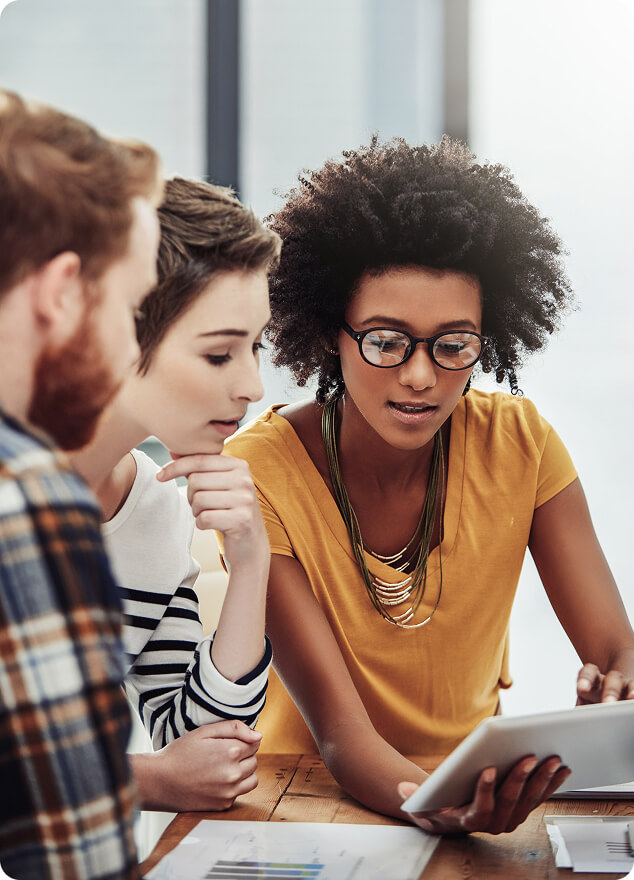
#> input picture src/assets/about.jpg, 634 x 880 px
$ python remove_bg.py src/assets/about.jpg src/assets/case-campaign-plan.jpg
#> lines starting #> are read from the running program, lines starting #| are printed output that depends on the picture
import sys
from PIL import Image

def remove_white_bg(image_path, output_path, tolerance=25):
#> called with image_path = 'src/assets/about.jpg', output_path = 'src/assets/case-campaign-plan.jpg', tolerance = 25
    img = Image.open(image_path).convert("RGBA")
    data = img.getdata()

    new_data = []
    for item in data:
        # Check if the pixel is close to white
        if item[0] > 255 - tolerance and item[1] > 255 - tolerance and item[2] > 255 - tolerance:
            # Make the pixel transparent
            new_data.append((255, 255, 255, 0))
        else:
            new_data.append(item)
#> this loop made 557920 passes
#> item on passes 1 to 3: (254, 255, 255, 255), (253, 255, 254, 255), (253, 253, 253, 255)
#> after the loop, new_data = 557920 items

    img.putdata(new_data)
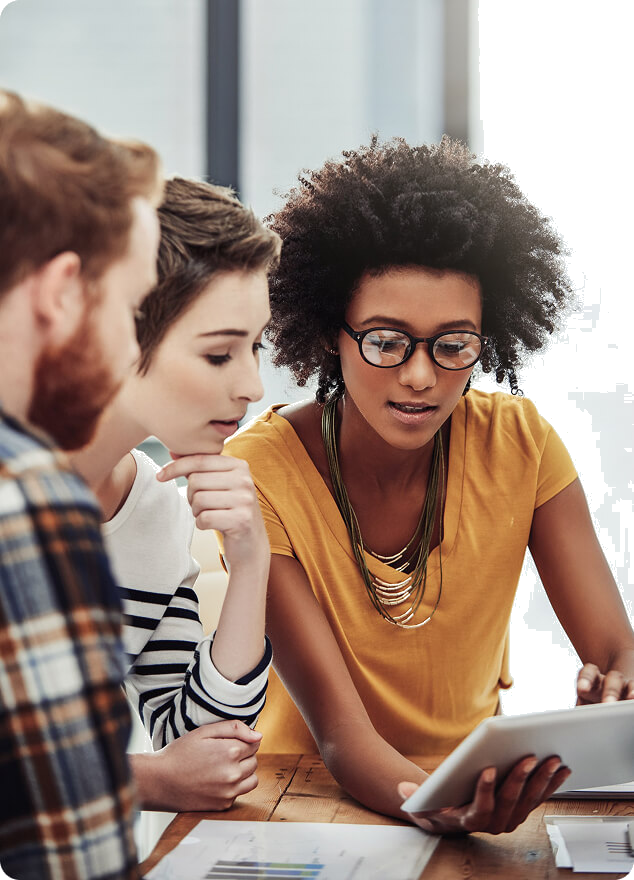
#> img: PIL image 634x880 RGBA; mean R, G, B, A 158.1, 136.5, 124.8, 229; transparent parts drawn white
    img.save(output_path, "PNG")

if __name__ == "__main__":
    remove_white_bg(sys.argv[1], sys.argv[2])
